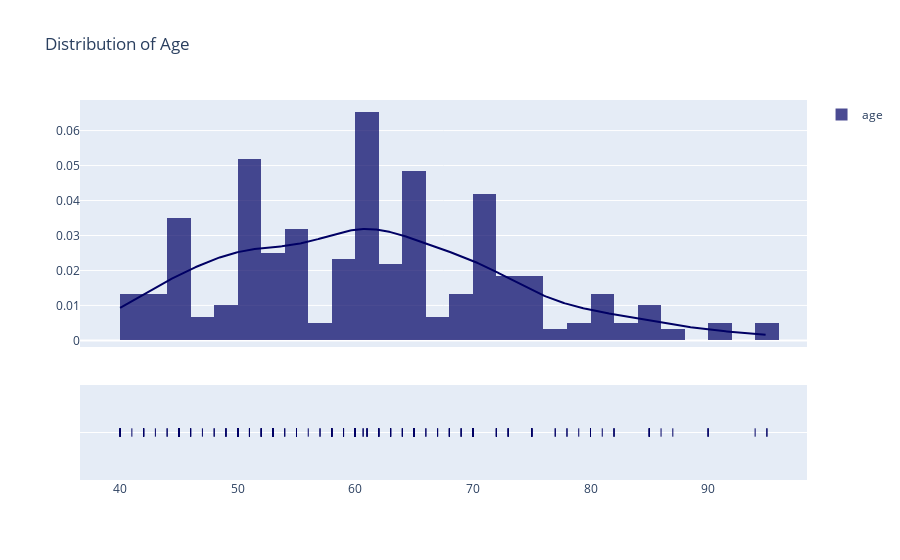

This figure's notebook cell:
### Markdown cell above
### 2. Distribution of Age

### Code cell
colors = ['rgb(0, 0, 100)']

fig = ff.create_distplot(hist_data = [heart_faliure_data["age"].values], group_labels = ['age'], 
                         colors = colors, bin_size=2)

fig.update_layout(title_text='Distribution of Age')

# show the interactive view
fig.show()

utils.InsertChartSeparator()
# export to a png rendered format of the chart
fig.show("png")

### Figure 1 — Plotly figure (JSON) as saved in the notebook; plotly's stock layout.template omitted (floating-point values rounded to 4 significant figures; data arrays with more than 128 entries replaced by an {"elided": "..."} marker saying what was removed)
{"data": [{"autobinx": false, "histnorm": "probability density", "legendgroup": "age", "marker": {"color": "rgb(0, 0, 100)"}, "name": "age", "opacity": 0.7, "type": "histogram", "x": {"elided": "299 float values"}, "xaxis": "x", "xbins": {"end": 95, "size": 2, "start": 40}, "yaxis": "y"}, {"legendgroup": "age", "marker": {"color": "rgb(0, 0, 100)"}, "mode": "lines", "name": "age", "showlegend": false, "type": "scatter", "x": {"elided": "500 float values"}, "xaxis": "x", "y": {"elided": "500 float values"}, "yaxis": "y"}, {"legendgroup": "age", "marker": {"color": "rgb(0, 0, 100)", "symbol": "line-ns-open"}, "mode": "markers", "name": "age", "showlegend": false, "type": "scatter", "x": {"elided": "299 float values"}, "xaxis": "x", "y": {"elided": "299 str values"}, "yaxis": "y2"}], "layout": {"barmode": "overlay", "hovermode": "closest", "legend": {"traceorder": "reversed"}, "title": {"text": "Distribution of Age"}, "xaxis": {"anchor": "y2", "domain": [0, 1], "zeroline": false}, "yaxis": {"anchor": "free", "domain": [0.35, 1], "position": 0}, "yaxis2": {"anchor": "x", "domain": [0, 0.25], "dtick": 1, "showticklabels": false}}}
